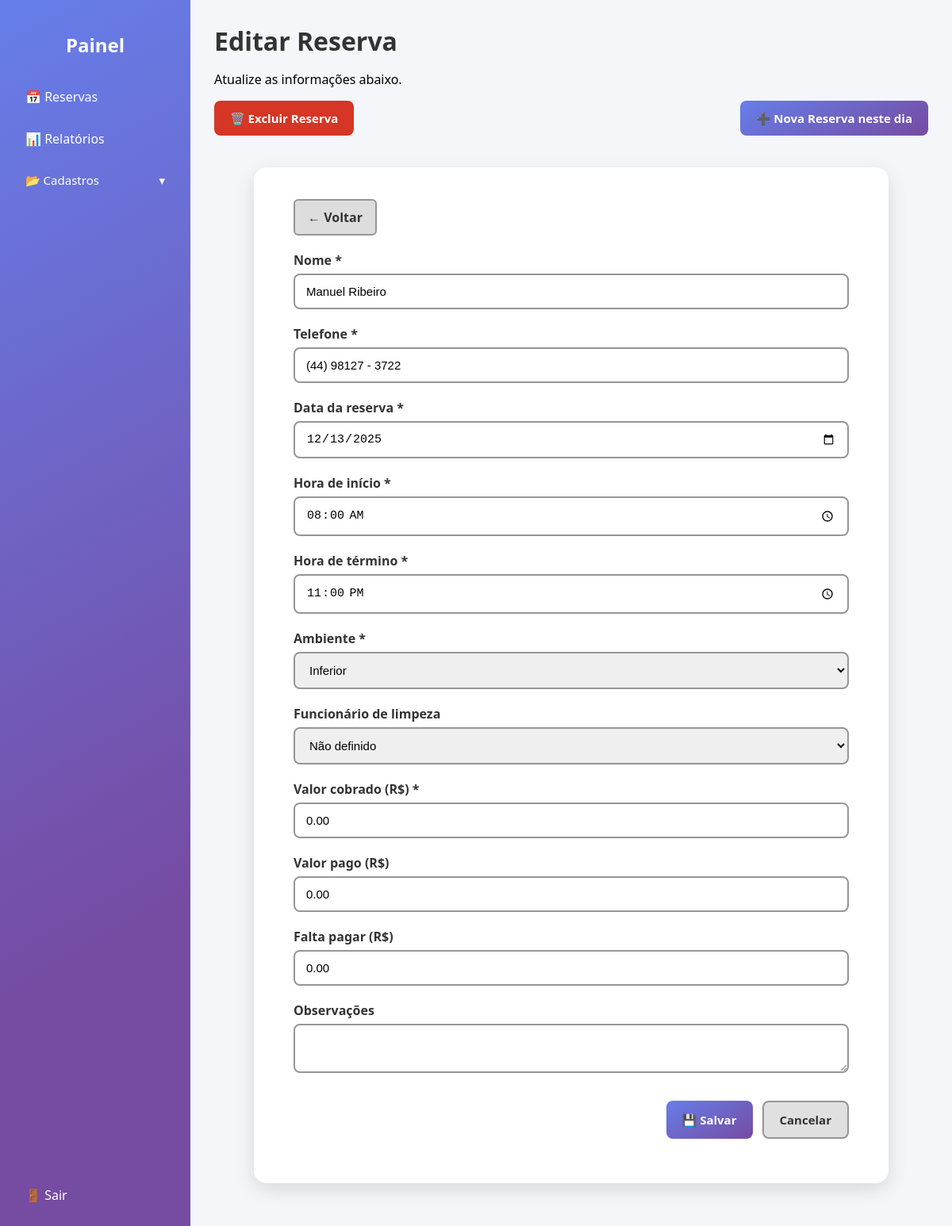
/reservas/edit.php?id=15 (signed in), run on an earlier commit of the app's database.
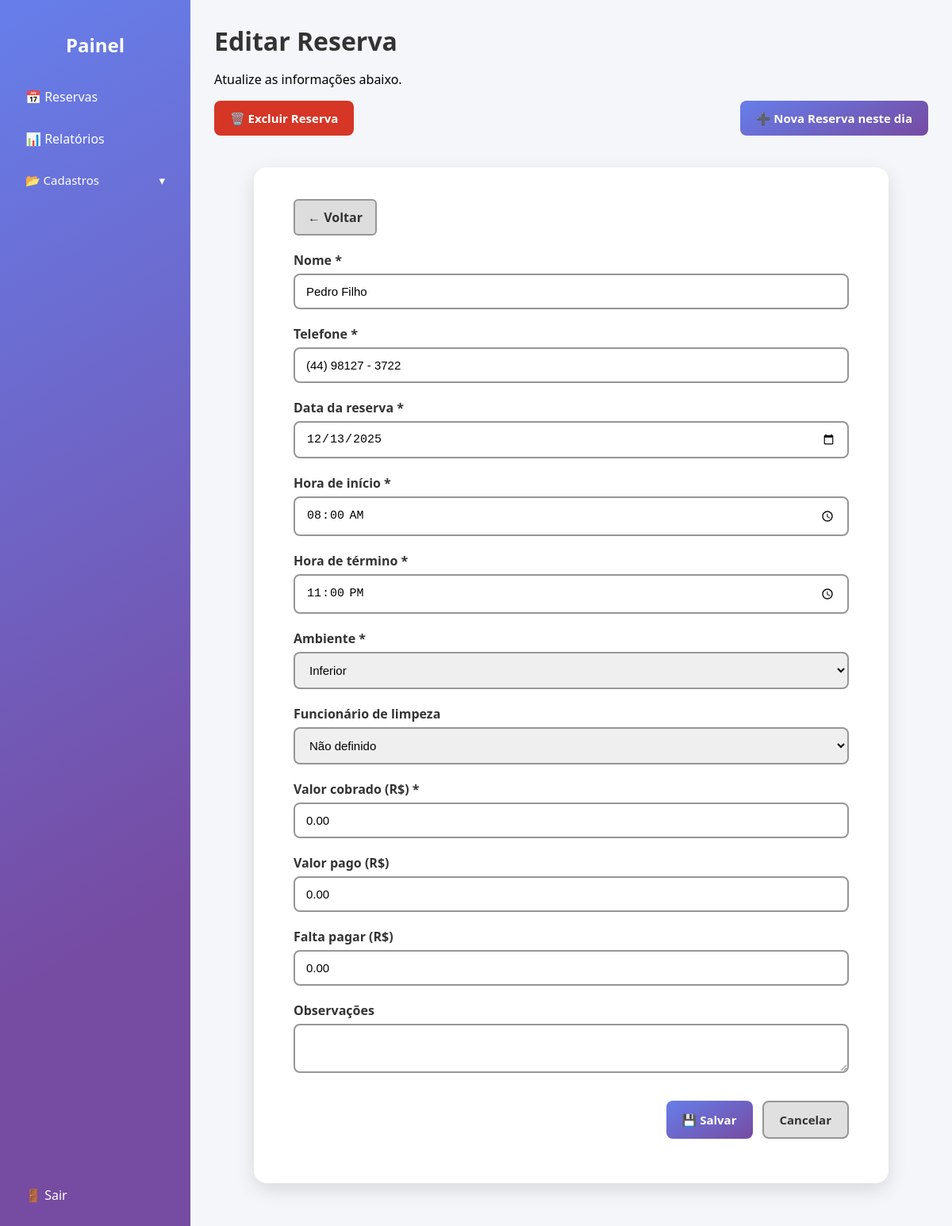
And on a later commit of the database.
### tables this page shows
CREATE TABLE `reservas` (
  `id_reserva` int(11) NOT NULL,
  `id_usuario` int(11) NOT NULL,
  `nome_reserva` varchar(100) NOT NULL,
  `telefone_reserva` varchar(20) DEFAULT NULL,
  `data_reserva` date NOT NULL,
  `hora_inicio` time NOT NULL,
  `hora_fim` time NOT NULL,
  `id_ambiente` int(11) NOT NULL,
  `id_funcionario` int(11) DEFAULT NULL,
  `observacoes` text DEFAULT NULL,
  `valor_cobrado` decimal(10,2) NOT NULL DEFAULT 0.00,
  `valor_pago` decimal(10,2) NOT NULL DEFAULT 0.00
);

CREATE TABLE `ambientes` (
  `id_ambiente` int(11) NOT NULL,
  `nome_ambiente` varchar(100) NOT NULL,
  `capacidade` int(11) DEFAULT NULL,
  `descricao` text DEFAULT NULL,
  `observacoes` text DEFAULT NULL,
  `ativo` tinyint(1) DEFAULT 1
);

### reservas/edit.php (the view, shortened to what this page needs)
<?php
include '../includes/db.php';
include "../includes/header.php";
$id = intval($_GET['id']);
$sql = "SELECT * FROM reservas WHERE id_reserva = ?";
$stmt = $conn->prepare($sql);
$stmt->bind_param("i", $id);
$stmt->execute();
$reserva = $stmt->get_result()->fetch_assoc();
$ambientes = $conn->query("SELECT id_ambiente, nome_ambiente FROM ambientes WHERE ativo = 1 ORDER BY nome_ambiente");
?>
<div class="painel-container">
    <?php include '../includes/sidebar.php'; ?>
    <main class="conteudo">
        <div class="painel-header">
            <h1>Editar Reserva</h1>
            <p>Atualize as informações abaixo.</p>
        </div>
        <div class="form-botoes" style="justify-content: space-between; margin-bottom: 20px;">
            <a href="#"
            class="btn btn-excluir btnpopup"
            data-id="<?= $reserva['id_reserva'] ?>">
            🗑️ Excluir Reserva
            </a>
            <a href="./create.php?data=<?= $reserva['data_reserva'] ?>"
            class="btn btn-novo">
            ➕ Nova Reserva neste dia
            </a>
        </div>
        <div class="cadastro-area">
            <a href="./index.php" class="btn-voltar">← Voltar</a>
            <form method="POST" class="form-cadastro">
                <div class="form-grupo">
                    <label>Nome *</label>
                    <input type="text" name="nome_reserva" value="<?= htmlspecialchars($reserva['nome_reserva']) ?>" required>
                </div>
                <div class="form-grupo">
                    <label>Telefone *</label>
                    <input type="text" name="telefone_reserva" data-mask='(00) 00000 - 0000' value="<?= htmlspecialchars($reserva['telefone_reserva']) ?>">
                </div>
                <div class="form-grupo">
                    <label>Data da reserva *</label>
                    <input type="date" name="data_reserva" value="<?= $reserva['data_reserva'] ?>" required>
                </div>
                <div class="form-grupo">
                    <label>Hora de início *</label>
                    <input type="time" name="hora_inicio" value="<?= $reserva['hora_inicio'] ?>" required>
                </div>
                <div class="form-grupo">
                    <label>Hora de término *</label>
                    <input type="time" name="hora_fim" value="<?= $reserva['hora_fim'] ?>" required>
                </div>
                <div class="form-grupo">
                    <label>Ambiente *</label>
                    <select name="id_ambiente" required>
                        <?php while ($a = $ambientes->fetch_assoc()): ?>
                            <option value="<?= $a['id_ambiente'] ?>"
                                <?= $a['id_ambiente'] == $reserva['id_ambiente'] ? 'selected' : '' ?>>
                                <?= $a['nome_ambiente'] ?>
                            </option>
                        <?php endwhile; ?>
                    </select>
                </div>
                <div class="form-grupo">
                    <label>Funcionário de limpeza</label>
                    <select name="id_funcionario">
                        <option value="">Não definido</option>
                    </select>
                </div>
                <div class="form-grupo">
                    <label>Valor cobrado (R$) *</label>
                    <input type="number" min="0" step="0.01" name="valor_cobrado" id="valor_cobrado"
                        value="<?= number_format($reserva['valor_cobrado'], 2, '.', '') ?>"
                        oninput="calcularFalta()" required>
                </div>
                <div class="form-grupo">
                    <label>Valor pago (R$)</label>
                    <input type="number" min="0" step="0.01" name="valor_pago" id="valor_pago"
                        value="<?= number_format($reserva['valor_pago'], 2, '.', '') ?>"
                        oninput="calcularFalta()">
                </div>
                <div class="form-grupo">
                    <label>Falta pagar (R$)</label>
                    <input type="text" id="valor_falta" readonly>
                </div>
                <div class="form-grupo">
                    <label>Observações</label>
                    <textarea name="observacoes"><?= htmlspecialchars($reserva['observacoes']) ?></textarea>
                </div>
                <div class="form-botoes">
                    <button type="submit" class="btn btn-salvar">💾 Salvar</button>
                    <a href="./index.php" class="btn btn-cancelar">Cancelar</a>
                </div>
            </form>
        </div>
    </main>
</div>
<?php include "../includes/footer.php"; ?>

What changed in the data, as far as the page shows it:
changed reservas "Inferior": nome_reserva "Manuel Ribeiro" → "Pedro Filho"
